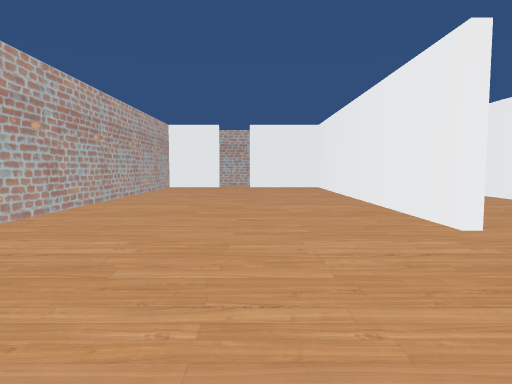
view 1 (above)

18 first-person views from a walk through a scene from a Unity 3-D project. The camera is 1.5 m above the floor, tilts 4° down and sees 75° across. The floor is counted in squares, 2 m on a side. Each view is taken from the middle of a square. On the plan, view 1 faces up. The plan holds only what a view shows up to about 11 squares ahead; the rest is blank. The place goes on beyond the plan.

view 2
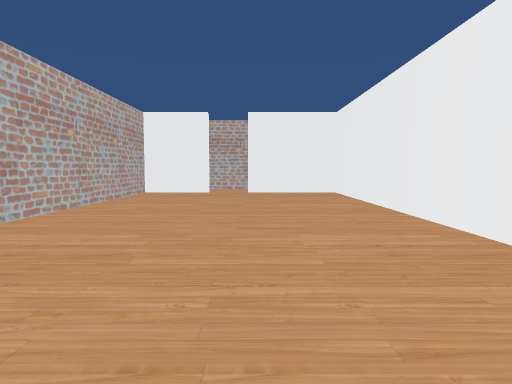

view 3
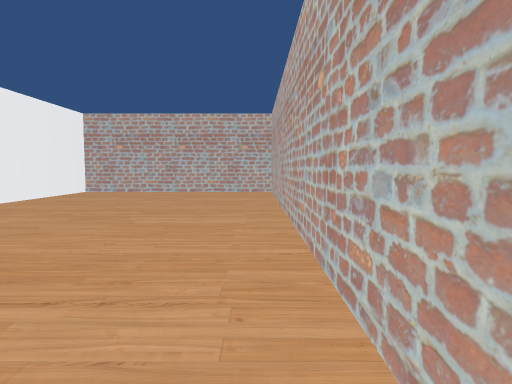

view 4
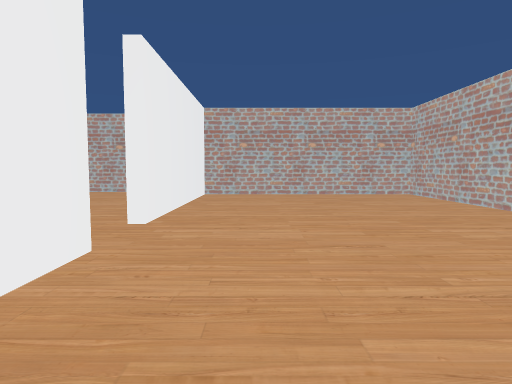

view 5
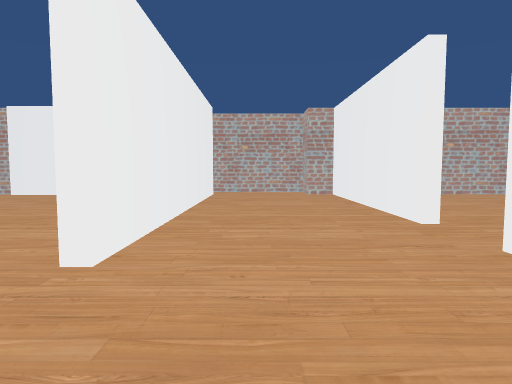

view 6
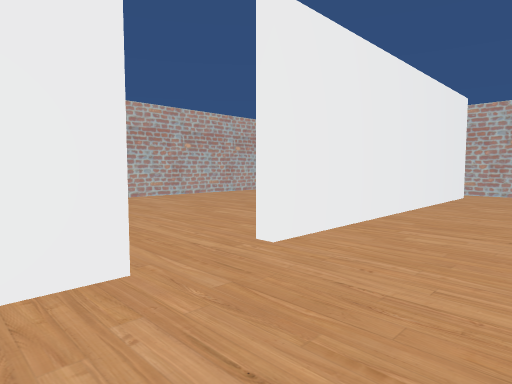

view 7
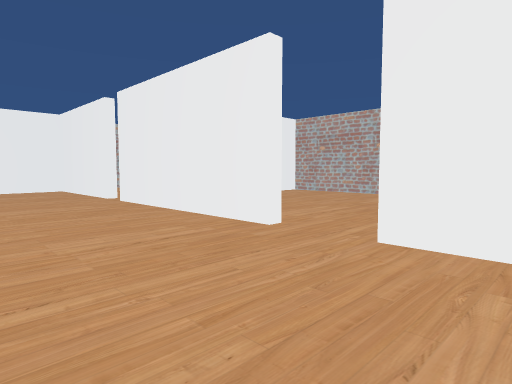

view 8
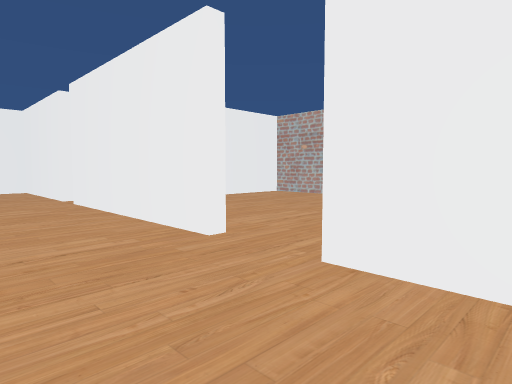

view 9
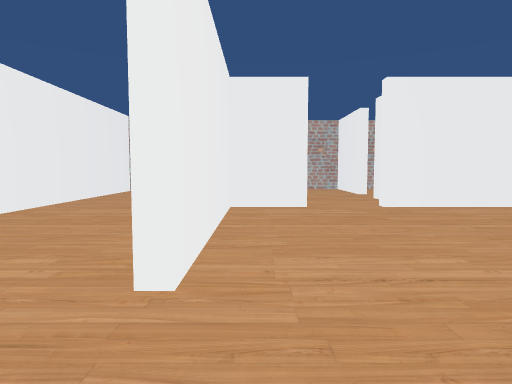

view 10
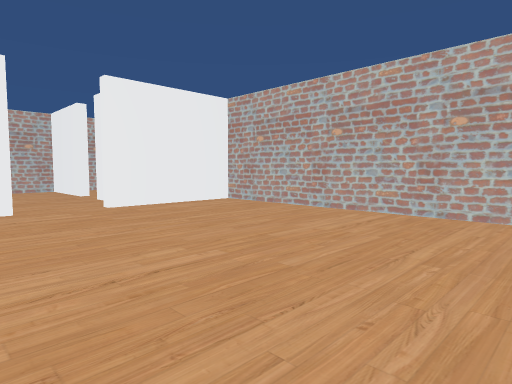

view 11
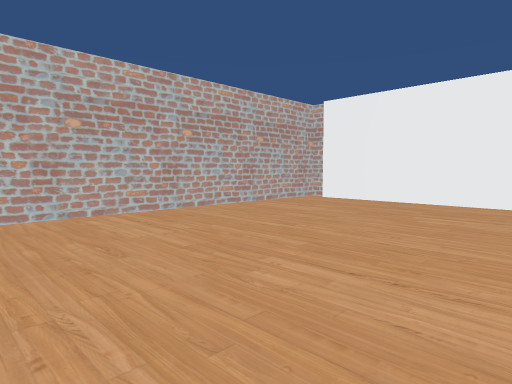

view 12
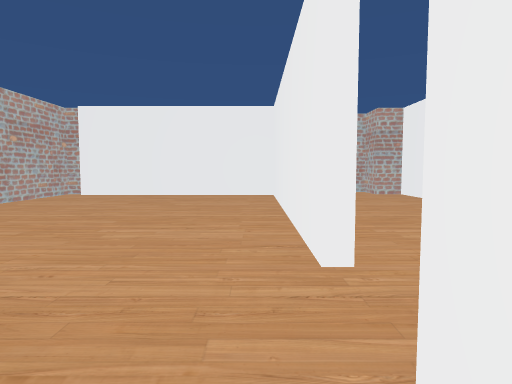

view 13
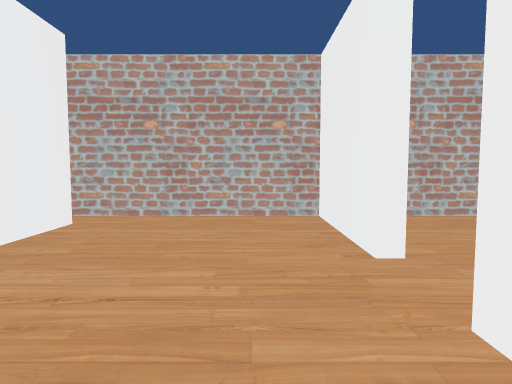

view 14
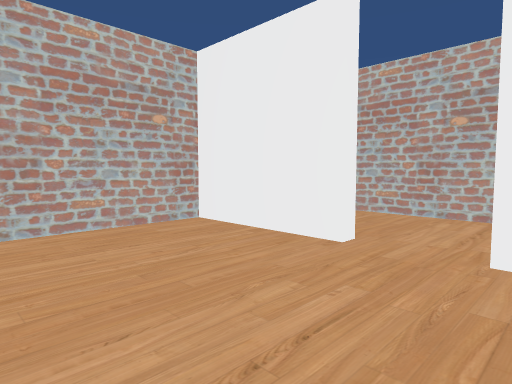

view 15
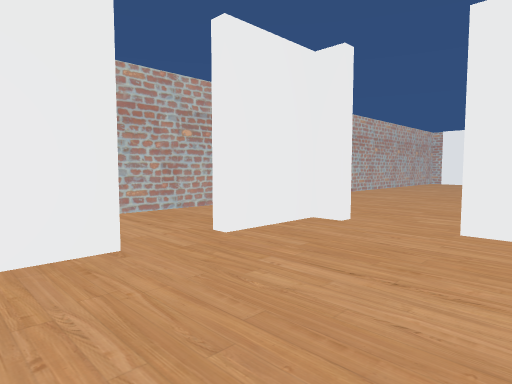

view 16
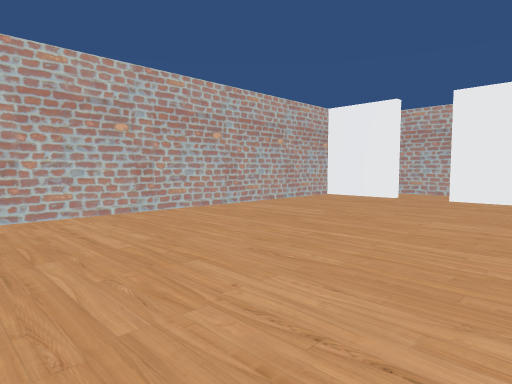

view 17
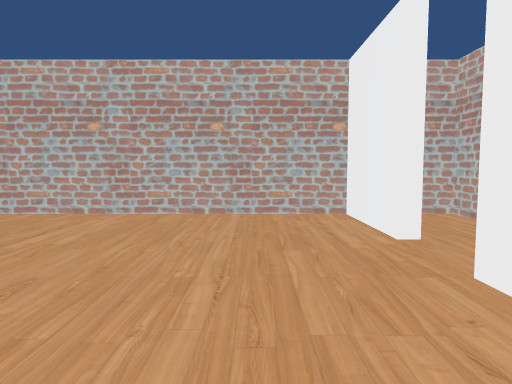

view 18
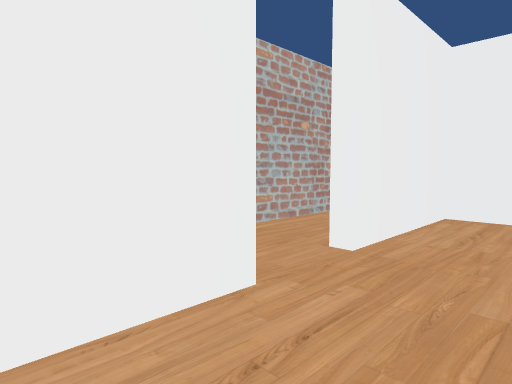

### Floor plan
Points are (right, up) in squares from view 1. A wall is a line through its corners. A room is listed if a view was taken in it or the views show most of it. See-through windows are left out.
Room 1 (views 1, 2, 3, 4, 16, 17, 18)
walls: (2.5, 4) (2.5, 13.5) (-0.2, 13.5); (-1.4, 13.5) (-3.5, 13.5); (-3.5, 15.2) (-3.5, -2.7) (2.5, -2.7) (2.5, 2.5)
ways out: opening at (3, 3.5) to room 2; opening at (-1, 14) to room 6
Room 2 (views 5, 6, 7, 8)
walls: (6.3, 5.9) (6.3, 10.8); (2.8, 2.5) (2.8, -2.7); (6.3, 11.5) (6.3, 15.2) (4.5, 15.2); (3.5, -2.7) (3.5, -3.8) (6.5, -3.8); (6.3, -2.8) (6.3, 4.5); (2.8, 15) (2.8, 9.5)
ways out: opening at (3, 3.5) to room 1; opening at (6, 5.5) to room 3
Room 3 (views 9, 10, 11, 12, 13)
walls: (6.5, 4.5) (6.5, 1.6); (6.5, 1.1) (6.5, 0); (6.5, 9.6) (6.5, 6); (8.1, 10.5) (6.5, 10.5) (6.5, 9.8); (10, 10.7) (10, 11.6); (6.5, -2.5) (12, -2.5); (12, -2.7) (12.5, -2.7) (12.5, 10.5) (9.5, 10.5)
ways out: opening at (6, 5.5) to room 2; opening at (9, 11) to room 4
Room 4 (views 14, 15)
walls: (10, 13.6) (10, 16.2) (6, 16.2); (6.5, 15.5) (6.5, 14.1); (10, 11.6) (10, 12.5); (7.5, 10.7) (8, 10.7)
ways out: opening at (9, 11) to room 3; opening at (10, 13) to room 5
Room 5 (no view inside)
walls: (12.6, 16.2) (11.4, 16.2); (12.5, 10.8) (12.5, 15)
ways out: opening at (10, 13) to room 4
Room 6 (no view inside)
walls: (2.1, 15.2) (-3.5, 15.2)
ways out: opening at (-1, 14) to room 1

Positions as (right, up) in squares from view 1, and headings:
1: (0, 0), facing up
2: (0, 3), facing up
3: (-3, 8), facing down
4: (1, 7), facing down
5: (5, 7), facing down
6: (4, 7), facing down-right
7: (3, 3), facing up-right
8: (4, 3), facing up-right
9: (7, 4), facing up
10: (7, 4), facing up-right
11: (7, 5), facing down-right
12: (7, 7), facing down
13: (9, 11), facing up
14: (7, 12), facing up-right
15: (7, 15), facing down-right
16: (2, 5), facing up-left
17: (2, 12), facing left
18: (-3, 12), facing up-right
